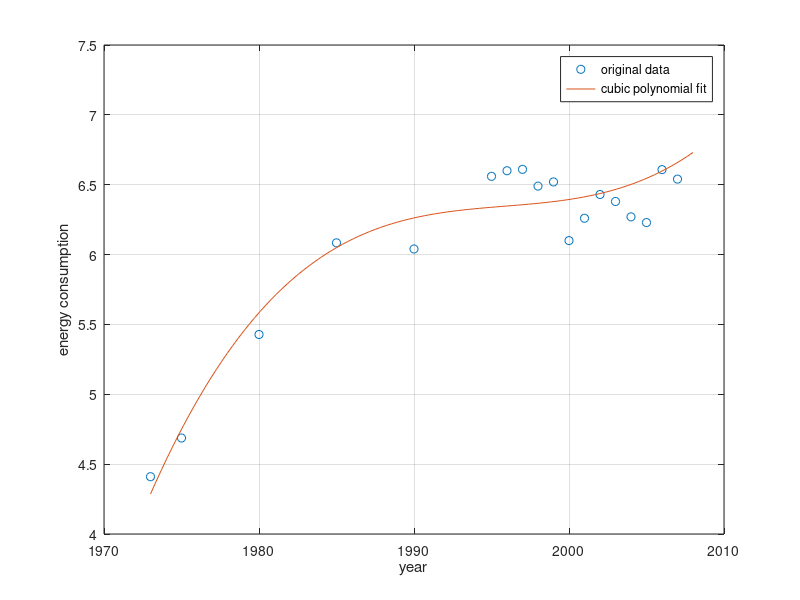

Write the MATLAB code that produced this figure.
year = [1973, 1975, 1980, 1985, 1990, 1995:2008];
energy = [4.410, 4.687, 5.428, 6.084, 6.040, 6.560, 6.600, 6.610, 6.490, 6.520, 6.100, 6.260, 6.430, 6.380, 6.270, 6.229, 6.608, 6.540, 7.221];

a=polyfit(year, energy, 3)
x_pol=linspace(min(year),max(year)); % vector with 100 (default) X-AXIS

% x values for plotting
y_fit =polyval(a,x_pol); % vector of y values calculated at x_pol Y DATAFIT
plot(year, energy,'o', x_pol, y_fit) % plots polynomial and data points
xlabel('year'), ylabel('energy consumption'),grid
legend('original data','cubic polynomial fit')

